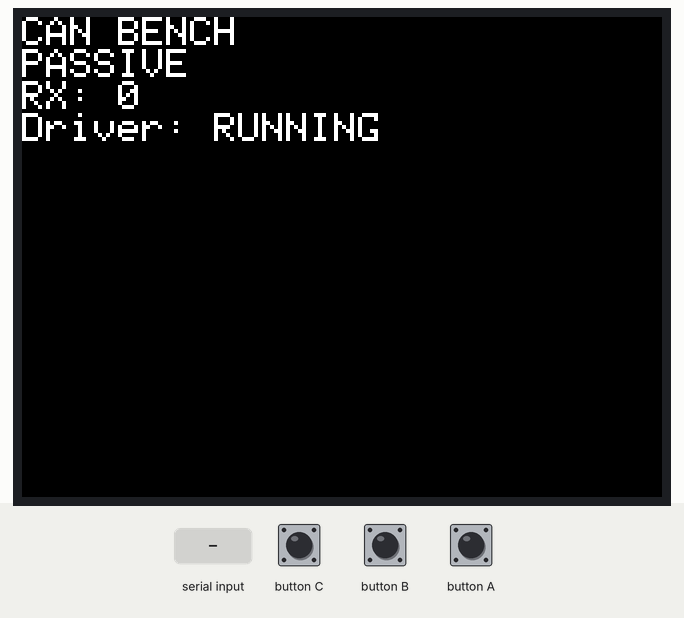
Simulated run of this sketch. Board: ESP32. Parts: 320×240 colour display. The inputs (shaded band) are chosen by the test bench. No CAN messages arrive unless stated; what the sketch prints to the serial monitor is not drawn.

Above: at 1.6 s.
1.7 s: "a\n" received over Serial
At 3.4 s:
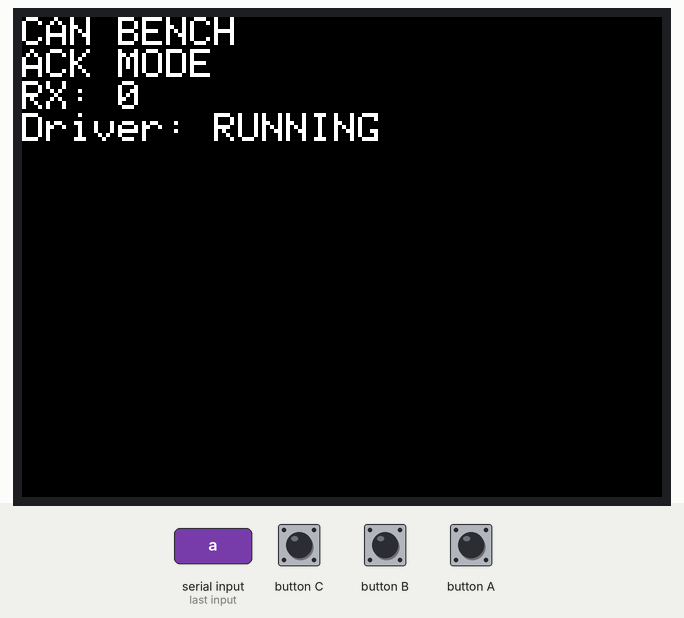
Timing chart, 0 to 4.9 s (numbered marks = the images above; inputs shaded):
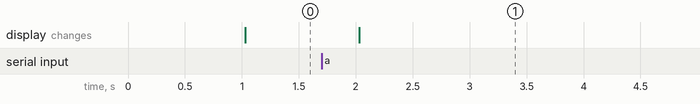

The sketch:

CanBench.ino
```cpp
#include <Arduino.h>
#include <M5Unified.h>
#include <driver/twai.h>

// Wire by signal name; verify the Mini CAN connector order before connecting.
constexpr gpio_num_t CAN_TX = GPIO_NUM_32; // ESP32 output -> transceiver TXD
constexpr gpio_num_t CAN_RX = GPIO_NUM_33; // ESP32 input  <- transceiver RXD
constexpr uint8_t HOST_ID = 126;
static bool installed = false, running = false, ackMode = false;
static uint32_t frames = 0, lastStatus = 0;
static char command[24];
static size_t commandLength = 0;
static bool commandOverflow = false;

bool startCan(bool normal);
void handleCommand(const char* line);
void printFrame(const twai_message_t& frame);

bool startCan(bool normal) {
    running = false;
    if (installed) {
        twai_stop();
        const esp_err_t removed = twai_driver_uninstall();
        if (removed != ESP_OK) {
            Serial.printf("Uninstall failed: %s\n", esp_err_to_name(removed));
            return false;
        }
        installed = false;
    }
    twai_general_config_t config = TWAI_GENERAL_CONFIG_DEFAULT(
        CAN_TX, CAN_RX, normal ? TWAI_MODE_NORMAL : TWAI_MODE_LISTEN_ONLY);
    config.rx_queue_len = 32;
    config.tx_queue_len = normal ? 1 : 0;
    twai_timing_config_t timing = TWAI_TIMING_CONFIG_1MBITS();
    twai_filter_config_t filter = TWAI_FILTER_CONFIG_ACCEPT_ALL();
    esp_err_t result = twai_driver_install(&config, &timing, &filter);
    if (result == ESP_OK) {
        installed = true;
        result = twai_start();
    }
    running = result == ESP_OK;
    ackMode = normal && running;
    Serial.printf("CAN start: %s; mode=%s\n", esp_err_to_name(result),
                  normal ? "NORMAL (ACK enabled)" : "PASSIVE (no ACK)");
    return running;
}

void handleCommand(const char* line) {
    if (strcmp(line, "l") == 0) { startCan(false); return; }
    if (strcmp(line, "a") == 0) { startCan(true); return; }
    int id = -1;
    char extra;
    if (sscanf(line, "q %d %c", &id, &extra) == 1 && id >= 0 && id <= 127) {
        if (!ackMode || !running) {
            Serial.println("Select a (ACK mode) before an identification query.");
            return;
        }
        twai_message_t query = {};
        // RobStride private protocol type 0: get ID/UID, all payload bytes zero.
        // No enable, movement, parameter write, or reporting-mode commands exist here.
        query.identifier = (uint32_t(HOST_ID) << 8) | uint32_t(id);
        query.extd = 1;
        query.ss = 1; // Single shot: do not retry forever if no node acknowledges.
        query.data_length_code = 8;
        const esp_err_t result = twai_transmit(&query, 0);
        Serial.printf("Identification request to ID %d queued: %s\n",
                      id, esp_err_to_name(result));
        Serial.println("Queued is not proof of delivery; look for an ID/UID reply.");
        return;
    }
    Serial.println("Commands: l = passive; a = ACK mode; q 1 = one ID/UID query to motor 1.");
}

void printFrame(const twai_message_t& frame) {
    ++frames;
    Serial.printf("RX id=%08lX ext=%u rtr=%u dlc=%u data=",
                  (unsigned long)frame.identifier, unsigned(frame.extd),
                  unsigned(frame.rtr), unsigned(frame.data_length_code));
    if (!frame.rtr) {
        for (uint8_t i = 0; i < frame.data_length_code && i < 8; ++i) {
            Serial.printf("%02X", frame.data[i]);
        }
    }
    Serial.println();
    // Decode only the unambiguous type-0 private-protocol response envelope.
    if (frame.extd && !frame.rtr && frame.data_length_code == 8 &&
        (frame.identifier >> 24) == 0 && (frame.identifier & 0xFF) == 0xFE) {
        Serial.printf("ID/UID reply: motor_id=%u (UID bytes printed above)\n",
                      unsigned((frame.identifier >> 8) & 0xFF));
    }
}

void setup() {
    auto cfg = M5.config();
    M5.begin(cfg);
    Serial.begin(115200);
    M5.Display.setRotation(1);
    M5.Display.setTextSize(2);
    M5.Display.setTextColor(TFT_WHITE, TFT_BLACK);
    M5.Display.fillScreen(TFT_BLACK);
    Serial.println("CAN bench: 1 Mbps; TX=32 RX=33; motor-control commands absent.");
    Serial.println("Starts passive. Silence is expected if the motor is not reporting.");
    handleCommand("help");
    startCan(false);
}

void loop() {
    M5.update();
    // Bounded work per loop so a busy bus cannot starve other servicing.
    for (int i = 0; i < 32 && Serial.available(); ++i) {
        const char c = char(Serial.read());
        if (c == '\r' || c == '\n') {
            if (commandOverflow) Serial.println("Command too long; ignored.");
            else if (commandLength) {
                command[commandLength] = 0;
                handleCommand(command);
            }
            commandLength = 0;
            commandOverflow = false;
        } else if (commandLength < sizeof(command) - 1) {
            command[commandLength++] = c;
        } else commandOverflow = true;
    }
    if (running) {
        twai_message_t frame;
        for (int i = 0; i < 8 && twai_receive(&frame, 0) == ESP_OK; ++i) printFrame(frame);
    }
    if (uint32_t(millis() - lastStatus) >= 1000) {
        lastStatus = millis();
        twai_status_info_t status = {};
        const esp_err_t result = installed ? twai_get_status_info(&status) : ESP_FAIL;
        if (result == ESP_OK) {
            Serial.printf("STATUS state=%d rx=%lu rx_err=%lu tx_err=%lu missed=%lu tx_failed=%lu\n",
                          int(status.state), (unsigned long)frames,
                          (unsigned long)status.rx_error_counter,
                          (unsigned long)status.tx_error_counter,
                          (unsigned long)status.rx_missed_count,
                          (unsigned long)status.tx_failed_count);
        }
        M5.Display.setCursor(0, 0);
        M5.Display.printf("CAN BENCH          \n%s              \nRX: %-10lu\nDriver: %-8s\n",
                          ackMode ? "ACK MODE" : "PASSIVE", (unsigned long)frames,
                          result == ESP_OK ? status.state == TWAI_STATE_RUNNING ? "RUNNING" : "FAULT" : "ERROR");
    }
    delay(1);
}
```

Measured:
- after the input at 1.7 s, the display: changes after 0.33 s (image 1)
